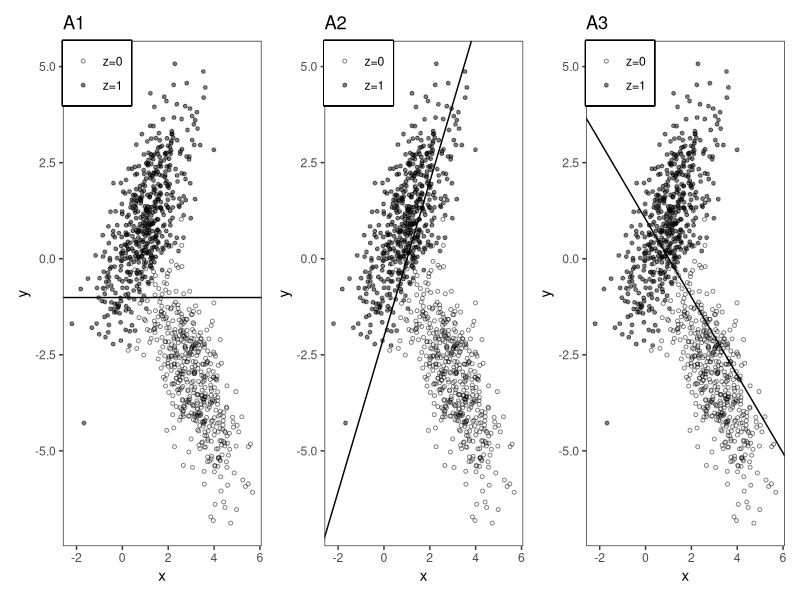
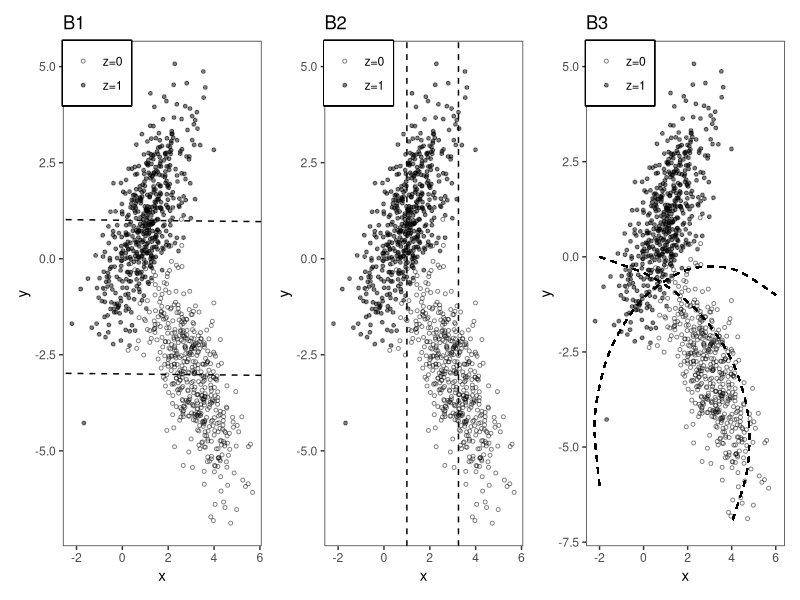
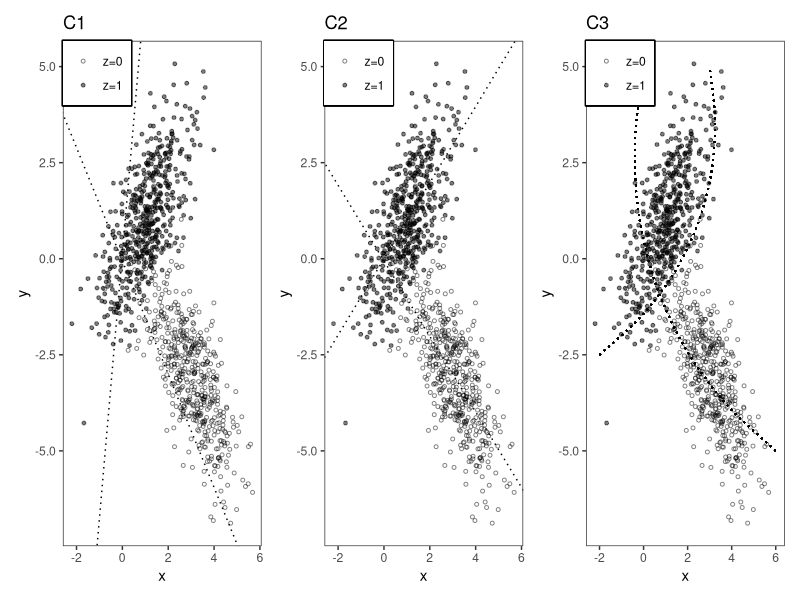
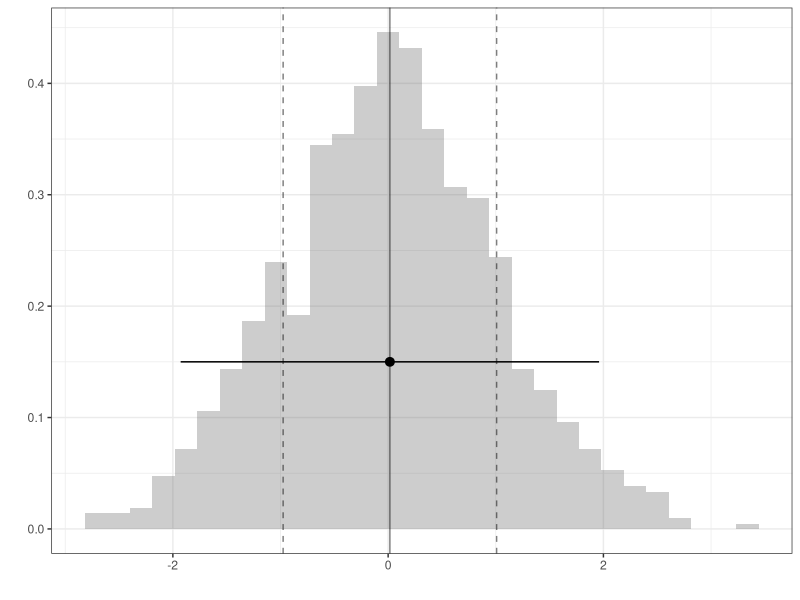
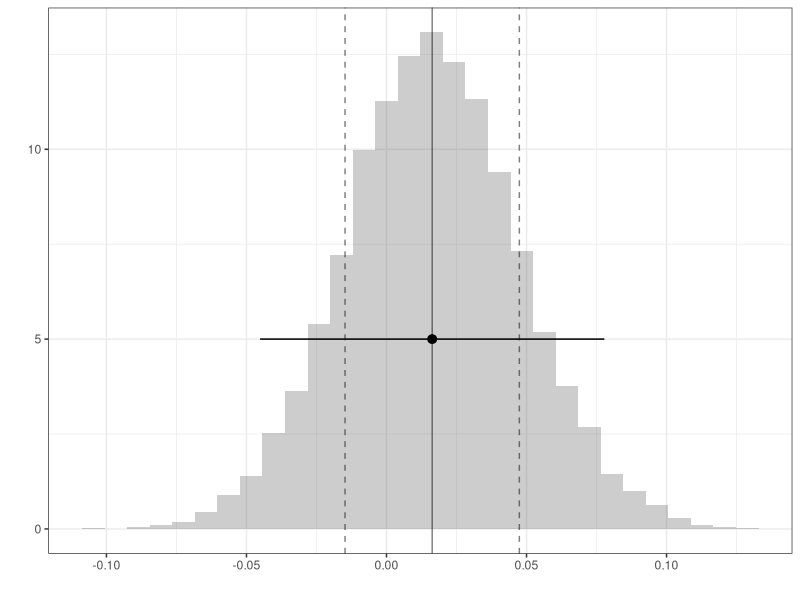

Write the R code that produced these figures, in order.
## ---- chunk 1
#| echo: false
#| warning: false
library(ggplot2)
library(tidyverse)
library(patchwork)
## ---- chunk 2
#| echo: false
#| warning: false
n <- 1000
zz <- c(rep(0,n/2),rep(1,n/2))
set.seed(123456)
xx <-  3 - 2*zz + rnorm(n,mean=0,sd = 1)
yy <- 2*zz*xx - xx + rnorm(n)


modAct1 <- lm(yy ~ xx)
modAct2 <- lm(yy ~ xx + zz)


df <- data.frame(xx,yy,zz)

p <- ggplot(data = df, aes(x = xx, y = yy)) +
  geom_point(aes(shape = factor(zz)),size = 1,alpha=.5) +
  scale_shape_manual(values = c(1,19), label = c("z=0","z=1")) +
  xlab("x") +
  ylab("y") +
  theme_bw() +
  theme(panel.grid = element_blank(),
        legend.box.just = "left",
        legend.justification = c("left","top"),
        legend.position = c(0,1),
        legend.margin = margin(6,6,6,6),
        legend.title = element_blank(),
        legend.box.background = element_rect(color="black",size=1))

coef1 <- modAct1$coefficients
coef2 <- modAct2$coefficients
# simple regression line y ~ x --------
simpleA <- p + geom_abline(intercept = coef1[1], slope = coef1[2]) + ggtitle("A3")

simpleB <- p + geom_hline(yintercept = mean(df$yy)) + ggtitle("A1")

mod3 <- lm(yy ~ xx:zz, data = df)
simpleC <- p + geom_abline(intercept = coef(mod3)[1], slope = coef(mod3)[2]) +
  ggtitle("A2")


#pdf(file="Q1partAplot.pdf",width=10,height=4)
simpleB + simpleC + simpleA
#dev.off() 

## ---- chunk 3
#| echo: false
# multiple additive regression y ~ x + z
addA <- p + geom_abline(intercept = coef2[1], slope = coef2[2], linetype = 'dashed') +
  geom_abline(intercept = coef2[1] + coef2[3], slope = coef2[2], linetype = 'dashed') +
  ggtitle("B1")

addB <- p + geom_vline(xintercept = 1, linetype = 'dashed') +
  geom_vline(xintercept = 3.25, linetype = 'dashed') +
  ggtitle("B2")

addC <- p + geom_curve(aes(x = -2,xend=6,y=-6,yend=-1),
               curvature = -0.8,
               angle = 70,
               linetype = 'dashed') +
  geom_curve(aes(x=-2,y=0,xend=4,yend=-7),
             curvature = -0.5,
             linetype = 'dashed') +
  ggtitle("B3")

#pdf(file="Q1partBplot.pdf",width=10,height=4)
addA + addB + addC
#dev.off()
## ---- chunk 4
#| echo: false
# interactive model
mod3 <- lm(yy ~ xx*zz, data = df)
coef3 <- coef(mod3)
intC2 <- p + geom_abline(intercept = coef3[1], slope = coef3[2],
                linetype = 'dotted') +
  geom_abline(intercept = coef3[1] + coef3[3],
              slope = coef3[2] + coef3[4],
              linetype = 'dotted') +
  ggtitle("C2")


intC1 <- p + geom_abline(intercept = coef3[1], slope = coef3[2]*1.5,
                linetype = 'dotted') +
  geom_abline(intercept = coef3[1] + coef3[3]*4,
              slope = coef3[2] + coef3[4]*4,
              linetype = 'dotted') +
  ggtitle("C1")

intC3 <- p + geom_curve(aes(x = -2,y = -2.5,xend=3,yend=5),
               curvature = 0.3,
               #angle = 30,
               linetype = 'dotted') +
  geom_curve(aes(x=0,y=5,xend=6,yend=-5),
             curvature = 0.3,
             angle=95,
             linetype = 'dotted') +
  ggtitle("C3")

#pdf(file="Q1partCplot.pdf",width=10,height=4)
intC1 + intC2 + intC3
#dev.off()
## ---- chunk 5
#| echo: false
set.seed(123)
n = 1000
Y = rnorm(n)
## ---- chunk 6
#| echo: true
B=10000
Y.bar = rep(NA,B)
for(b in 1:B) {
  Y.bar[b]= mean(sample(Y,size=n,replace=TRUE))
}
## ---- chunk 7
#| echo: false
#| warning: false
#| out-height: 6in
#| fig-ncol: 2
#| fig-subcap:
#|  -  Histogram of the vector Y's elements
#|  -  Histogram of the Y.bar's elements
ggplot() + geom_histogram(aes(x=Y,     y=after_stat(density)), alpha=.3) + 
           geom_vline(aes(xintercept=mean(Y)), alpha=.5) + 
           geom_vline(aes(xintercept=mean(Y)+c(-1,1)*sd(Y)), linetype='dashed', alpha=.5) + 
           geom_pointrange(aes(x=mean(Y), xmin=mean(Y)-1.96*sd(Y), xmax=mean(Y)+1.96*sd(Y), y=.15)) + theme_bw() + xlab('') + ylab('')
ggplot() + geom_histogram(aes(x=Y.bar, y=after_stat(density)), alpha=.3) + 
           geom_vline(aes(xintercept=mean(Y.bar)), alpha=.5) + 
           geom_vline(aes(xintercept=mean(Y.bar)+c(-1,1)*sd(Y.bar)), linetype='dashed', alpha=.5) + 
           geom_pointrange(aes(x=mean(Y.bar), xmin=mean(Y.bar)-1.96*sd(Y)/sqrt(n), xmax=mean(Y.bar)+1.96*sd(Y)/sqrt(n), y=5)) + theme_bw() + xlab('') + ylab('')
